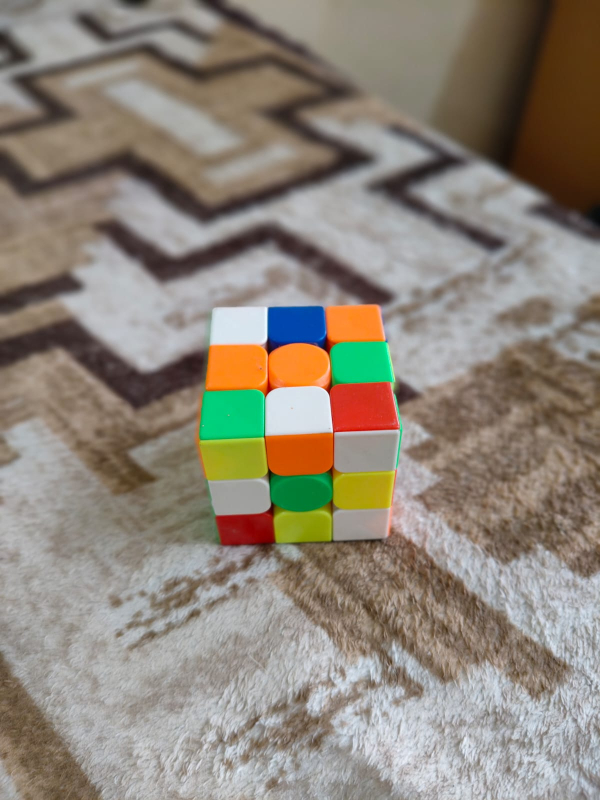
#> input picture Data/Original_Photo.jpeg, 1200 x 1600 px, found by its file name (shown at 1/2 size)
$ python task2_feature_matching.py
#> lines starting #> are read from the running program, lines starting #| are printed output that depends on the picture
import cv2
import numpy as np
import matplotlib.pyplot as plt
from skimage.feature import hog
from skimage import exposure
import os

os.makedirs('outputs/task2_features', exist_ok=True)

# ---------- Load Cube Images ----------
img1 = cv2.imread('data/Original_Photo.jpeg')
#> img1 is the input picture: shape (1600, 1200, 3); mean B, G, R 121.2, 132.9, 141.3
img2 = cv2.imread('data/Original_photo_02.jpeg')
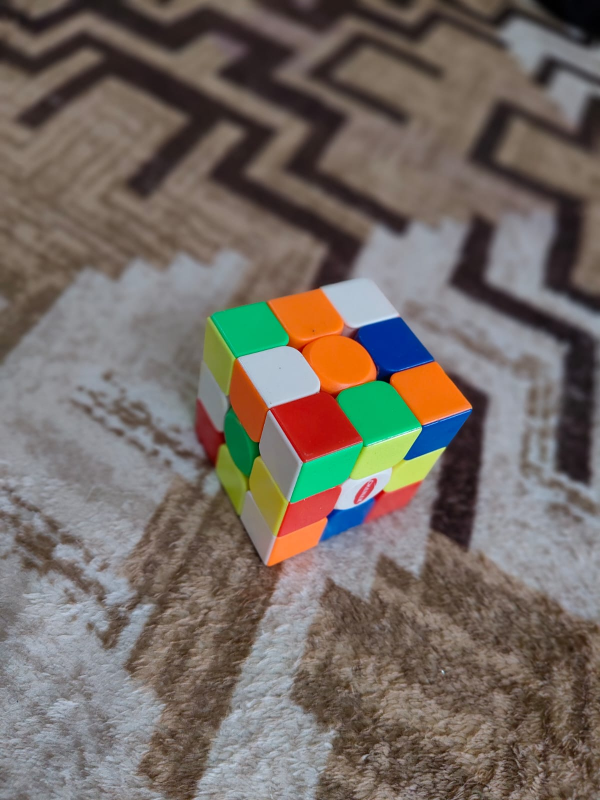
#> input picture Data/Original_Photo_02.jpeg, 1200 x 1600 px, found by its file name (shown at 1/2 size)
#> img2 is the input picture: shape (1600, 1200, 3); mean B, G, R 99.8, 106.7, 116

gray1 = cv2.cvtColor(img1, cv2.COLOR_BGR2GRAY)
gray2 = cv2.cvtColor(img2, cv2.COLOR_BGR2GRAY)

# ---------- 1. HOG Visualization ----------
hog_features, hog_image = hog(gray1, orientations=9, pixels_per_cell=(8, 8),
                               cells_per_block=(2, 2), visualize=True)
hog_image_rescaled = exposure.rescale_intensity(hog_image, in_range=(0, 10))

fig, ax = plt.subplots(1, 2, figsize=(12, 6))
ax[0].imshow(cv2.cvtColor(img1, cv2.COLOR_BGR2RGB))
ax[0].set_title('Original Cube Photo')
ax[0].axis('off')
ax[1].imshow(hog_image_rescaled, cmap='gray')
ax[1].set_title('HOG Features (shows cube edges/grid structure)')
ax[1].axis('off')
plt.tight_layout()
plt.savefig('outputs/task2_features/hog_comparison.jpg', dpi=150)
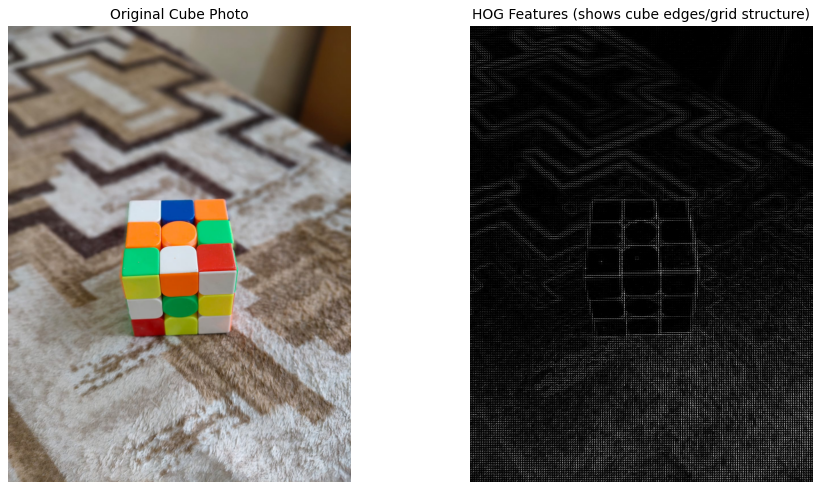
#> figure drawn by matplotlib, 2 panels
plt.close()

print("HOG descriptor length:", len(hog_features))
#| HOG descriptor length: 1067436

# ---------- 2. SIFT Keypoints + Descriptors ----------
sift = cv2.SIFT_create()
kp1, des1 = sift.detectAndCompute(gray1, None)
#> kp1 = 4545 keypoints; strongest (x, y, size): (541, 692, 17.1), (582, 655, 60.8), (381, 735, 48.8), (538, 776, 11.8)
kp2, des2 = sift.detectAndCompute(gray2, None)
#> kp2 = 5542 keypoints; strongest (x, y, size): (820, 911, 13.2), (885, 1342, 2.8), (886, 898, 5.9), (782, 693, 74.1)

print(f"Keypoints in Image 1: {len(kp1)}")
#| Keypoints in Image 1: 4545
print(f"Keypoints in Image 2: {len(kp2)}")
#| Keypoints in Image 2: 5542

img1_kp = cv2.drawKeypoints(img1, kp1, None,
                             flags=cv2.DRAW_MATCHES_FLAGS_DRAW_RICH_KEYPOINTS)
cv2.imwrite('outputs/task2_features/sift_keypoints_cube1.jpg', img1_kp)

img2_kp = cv2.drawKeypoints(img2, kp2, None,
                             flags=cv2.DRAW_MATCHES_FLAGS_DRAW_RICH_KEYPOINTS)
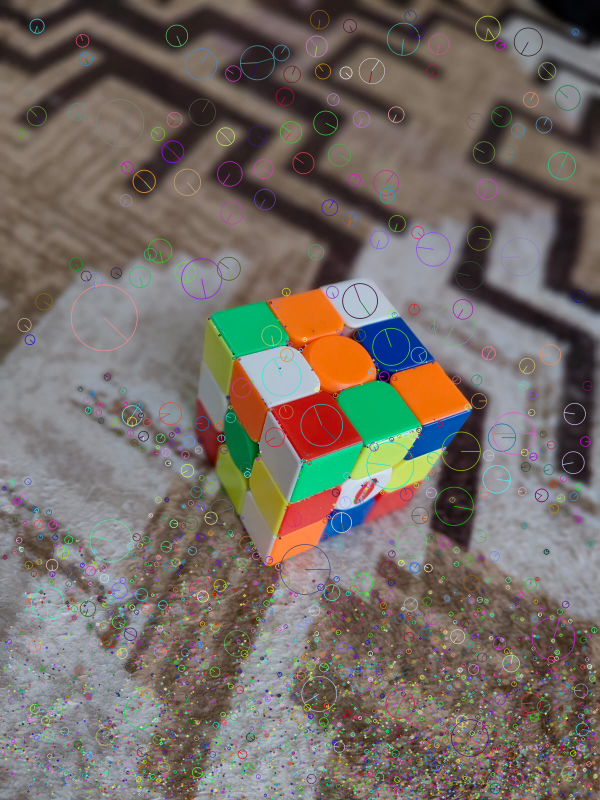
#> img2_kp: shape (1600, 1200, 3) (shown at 1/2 size); mean B, G, R 101.4, 108.1, 116.6
cv2.imwrite('outputs/task2_features/sift_keypoints_cube2.jpg', img2_kp)

# ---------- 3. Match Features (BFMatcher + Lowe's Ratio Test) ----------
bf = cv2.BFMatcher()
matches = bf.knnMatch(des1, des2, k=2)
#> matches = 4545 matches

good_matches = []
ambiguous_matches = 0
for m, n in matches:
    if m.distance < 0.75 * n.distance:
        good_matches.append(m)
    else:
        ambiguous_matches += 1   # likely due to repetitive cube squares
#> after the loop, ambiguous_matches = 4320; good_matches = 225 matches

match_img = cv2.drawMatches(img1, kp1, img2, kp2, good_matches, None,
                             flags=cv2.DrawMatchesFlags_NOT_DRAW_SINGLE_POINTS)
cv2.imwrite('outputs/task2_features/sift_matches_original.jpg', match_img)

print(f"\n--- Original Pair Matching ---")
print(f"Good matches: {len(good_matches)}")
#| Good matches: 225
print(f"Ambiguous/rejected matches (likely due to repetitive cube pattern): {ambiguous_matches}")
#| Ambiguous/rejected matches (likely due to repetitive cube pattern): 4320

# ---------- 4. Repeat Matching After Rotation ----------
rows, cols = img2.shape[:2]
#> rows = 1600; cols = 1200
M = cv2.getRotationMatrix2D((cols / 2, rows / 2), 45, 1)  # rotate 45 degrees
img2_rotated = cv2.warpAffine(img2, M, (cols, rows))
gray2_rot = cv2.cvtColor(img2_rotated, cv2.COLOR_BGR2GRAY)
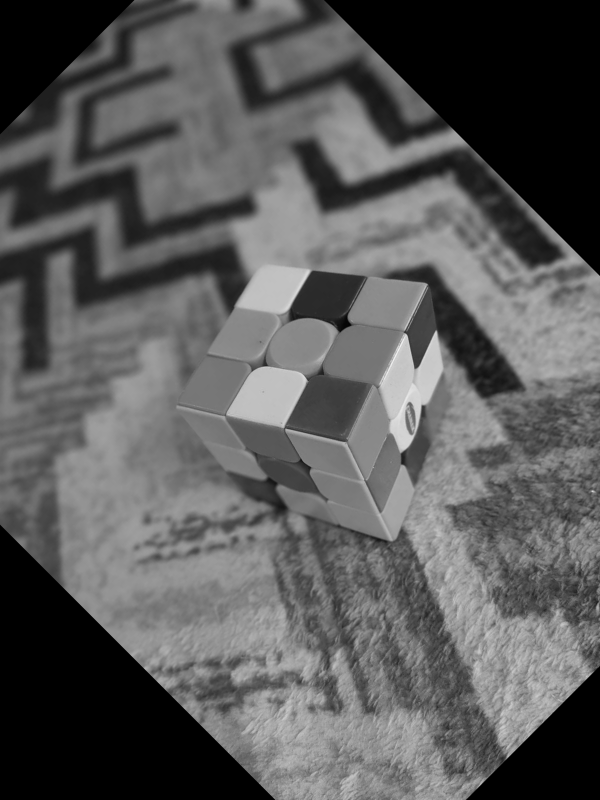
#> gray2_rot: shape (1600, 1200) (shown at 1/2 size); min 0, max 246, mean 90

kp2_rot, des2_rot = sift.detectAndCompute(gray2_rot, None)
#> kp2_rot = 2906 keypoints; strongest (x, y, size): (902, 280, 30), (654, 595, 74.5), (834, 720, 15.3), (872, 667, 5.7)
matches_rot = bf.knnMatch(des1, des2_rot, k=2)
#> matches_rot = 4545 matches

good_matches_rot = []
for m, n in matches_rot:
    if m.distance < 0.75 * n.distance:
        good_matches_rot.append(m)
#> after the loop, good_matches_rot = 211 matches

match_img_rot = cv2.drawMatches(img1, kp1, img2_rotated, kp2_rot, good_matches_rot, None,
                                 flags=cv2.DrawMatchesFlags_NOT_DRAW_SINGLE_POINTS)
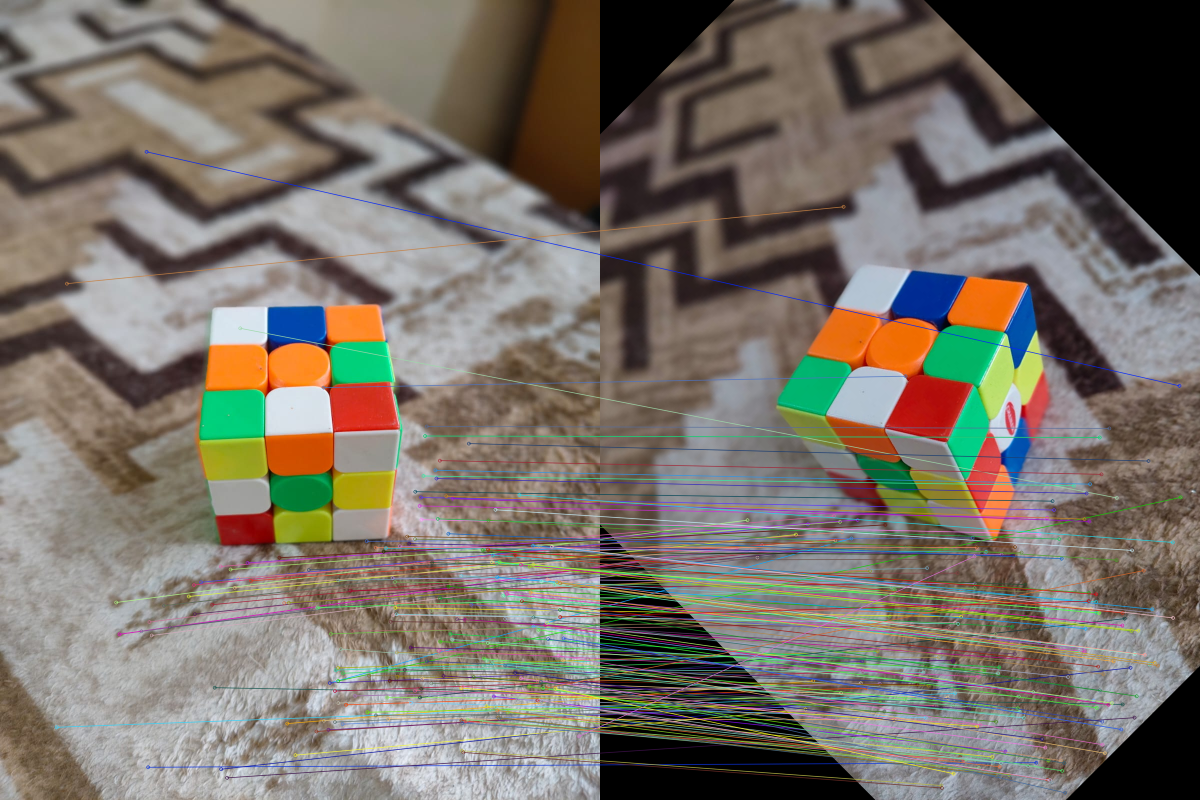
#> match_img_rot: shape (1600, 2400, 3) (shown at 1/2 size); mean B, G, R 103.2, 112.2, 119.3
cv2.imwrite('outputs/task2_features/sift_matches_rotated.jpg', match_img_rot)

print(f"\n--- After 45° Rotation ---")
print(f"Good matches: {len(good_matches_rot)}")
#| Good matches: 211

# ---------- 5. Repeat Matching After Resizing ----------
img2_resized = cv2.resize(img2, None, fx=0.5, fy=0.5)
gray2_resized = cv2.cvtColor(img2_resized, cv2.COLOR_BGR2GRAY)
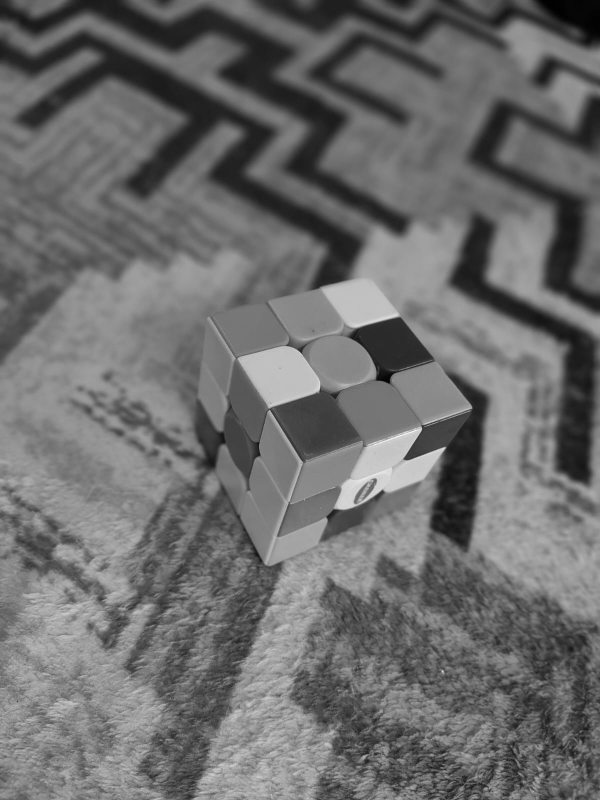
#> gray2_resized: shape (800, 600); min 0, max 244, mean 108.8

kp2_res, des2_res = sift.detectAndCompute(gray2_resized, None)
#> kp2_res = 2430 keypoints; strongest (x, y, size): (410, 456, 6.5), (443, 449, 3), (391, 346, 37.1), (412, 454, 8.4)
matches_res = bf.knnMatch(des1, des2_res, k=2)
#> matches_res = 4545 matches

good_matches_res = []
for m, n in matches_res:
    if m.distance < 0.75 * n.distance:
        good_matches_res.append(m)
#> after the loop, good_matches_res = 240 matches

match_img_res = cv2.drawMatches(img1, kp1, img2_resized, kp2_res, good_matches_res, None,
                                 flags=cv2.DrawMatchesFlags_NOT_DRAW_SINGLE_POINTS)
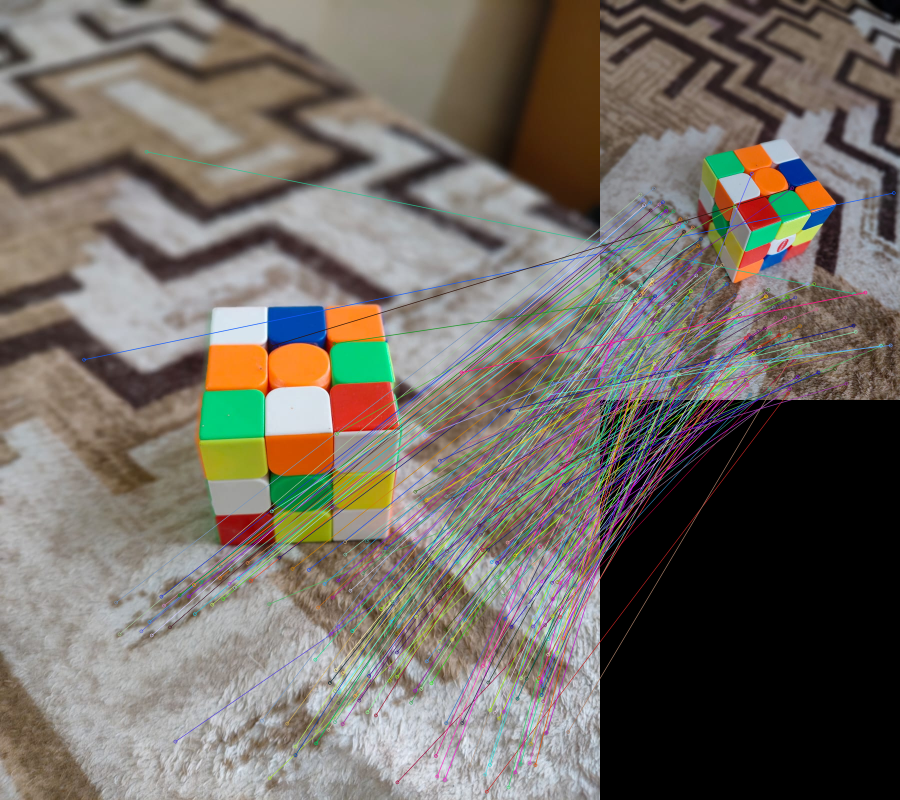
#> match_img_res: shape (1600, 1800, 3) (shown at 1/2 size); mean B, G, R 99.8, 107.5, 113.8
cv2.imwrite('outputs/task2_features/sift_matches_resized.jpg', match_img_res)

print(f"\n--- After 50% Resize ---")
print(f"Good matches: {len(good_matches_res)}")
#| Good matches: 240

# ---------- Summary Table (for your report) ----------
print("\n=== SUMMARY TABLE ===")
print(f"{'Condition':<20}{'Good Matches':<15}")
print(f"{'Original pair':<20}{len(good_matches):<15}")
#| Original pair       225
print(f"{'Rotated 45°':<20}{len(good_matches_rot):<15}")
#| Rotated 45°         211
print(f"{'Resized 50%':<20}{len(good_matches_res):<15}")
#| Resized 50%         240

print("\nTask 2 completed. Check outputs/task2_features folder.")
